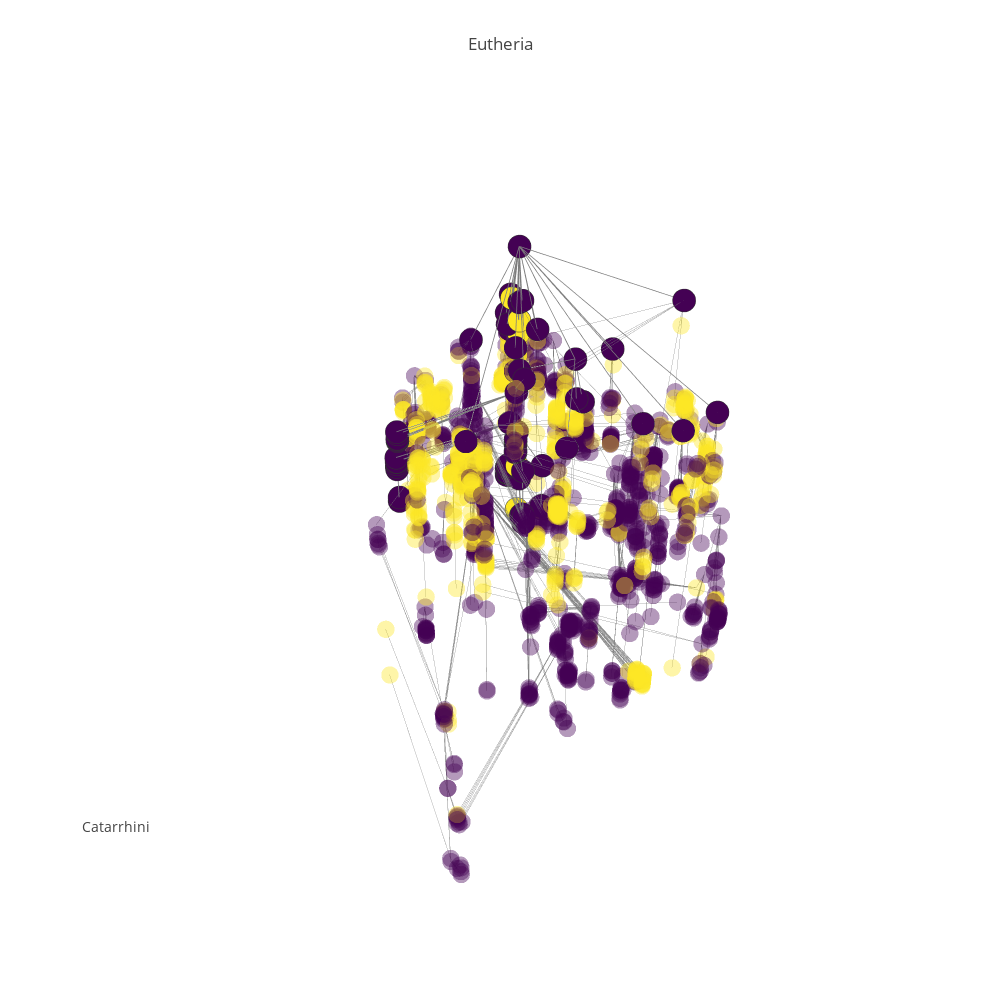

The code cell stored with this chart in its notebook:
### Code cell
#pgp.plot_data
pgp.render_plot()
#pgp.render_plot(publish=True, filename="Mammals")

### Figure 1 — Plotly figure (JSON) as saved in the notebook; plotly's stock layout.template omitted (floating-point values rounded to 4 significant figures; data arrays with more than 128 entries replaced by an {"elided": "..."} marker saying what was removed)
{"data": [{"hoverinfo": "none", "line": {"color": "rgb(125,125,125)", "width": 1}, "mode": "lines", "opacity": 0.6, "type": "scatter3d", "uid": "c2693602-c604-11e8-b07d-f45c89a09993", "x": {"elided": "5007 float values"}, "y": {"elided": "5007 float values"}, "z": {"elided": "5007 float values"}}, {"hoverinfo": "none", "line": {"color": "rgb(125,125,125)", "width": 1.5}, "mode": "lines", "opacity": 1, "type": "scatter3d", "uid": "c26937c6-c604-11e8-8256-f45c89a09993", "x": {"elided": "234 float values"}, "y": {"elided": "234 float values"}, "z": {"elided": "234 float values"}}, {"hoverinfo": "skip", "marker": {"color": {"elided": "1669 int values"}, "colorscale": "Viridis", "opacity": 0.4, "size": 6, "symbol": "circle"}, "mode": "markers", "name": "actors", "type": "scatter3d", "uid": "c26938d2-c604-11e8-8119-f45c89a09993", "x": {"elided": "1669 float values"}, "y": {"elided": "1669 float values"}, "z": {"elided": "1669 float values"}}, {"hoverinfo": "text", "marker": {"color": [0, 0, 0, 0, 0, 0, 0, 0, 0, 0, 0, 0, 0, 0, 0, 0, 0, 0, 0, 0, 0, 0, 0, 0, 0, 0, 0, 0, 0, 0, 0, 0, 0, 2, 2, 0, 0, 2, 2, 2, 2, 0, 0, 0, 0, 0, 0, 0, 0, 0, 0, 0, 0, 0, 0, 0, 0, 0, 0, 0, 0, 0, 0, 0, 0, 0, 2, 0, 2, 0, 0, 0, 0, 0, 0, 2, 2, 0], "colorscale": "Viridis", "line": {"color": "rgb(50,50,50)", "width": 0.5}, "size": 8, "symbol": "circle"}, "mode": "markers", "name": "actors", "text": ["<a href=\"https://en.wikipedia.org/wiki/Eutheria\">Eutheria (161.0 MYA)</a>", "<a href=\"https://en.wikipedia.org/wiki/Edentata\">Edentata (59.0 MYA)</a>", "<a href=\"https://en.wikipedia.org/wiki/Pholidota\">Pholidota (66.0 MYA)</a>", "<a href=\"https://en.wikipedia.org/wiki/Glires\">Glires (66.0 MYA)</a>", "<a href=\"https://en.wikipedia.org/wiki/Lagomorpha\">Lagomorpha (55.0 MYA)</a>", "<a href=\"https://en.wikipedia.org/wiki/Rodentia\">Rodentia (55.0 MYA)</a>", "<a href=\"https://en.wikipedia.org/wiki/Macroscelididae\">Macroscelididae (80.5 MYA)</a>", "<a href=\"https://en.wikipedia.org/wiki/Primates\">Primates (55.0 MYA)</a>", "<a href=\"https://en.wikipedia.org/wiki/Platyrrhini\">Platyrrhini (31.0 MYA)</a>", "<a href=\"https://en.wikipedia.org/wiki/Catarrhini\">Catarrhini (46.75 MYA)</a>", "<a href=\"https://en.wikipedia.org/wiki/Cercopithecidae\">Cercopithecidae (35.0 MYA)</a>", "<a href=\"https://en.wikipedia.org/wiki/Macaca\">Macaca (17.5 MYA)</a>", "<a href=\"https://en.wikipedia.org/wiki/Cercocebus\">Cercocebus (17.5 MYA)</a>", "<a href=\"https://en.wikipedia.org/wiki/Mandrillus\">Mandrillus (17.5 MYA)</a>", "<a href=\"https://en.wikipedia.org/wiki/Papio\">Papio (17.5 MYA)</a>", "<a href=\"https://en.wikipedia.org/wiki/Theropithecus\">Theropithecus (17.5 MYA)</a>", "<a href=\"https://en.wikipedia.org/wiki/Cercopithecus\">Cercopithecus (17.5 MYA)</a>", "<a href=\"https://en.wikipedia.org/wiki/Erythrocebus\">Erythrocebus (17.5 MYA)</a>", "<a href=\"https://en.wikipedia.org/wiki/Miopithecus\">Miopithecus (17.5 MYA)</a>", "<a href=\"https://en.wikipedia.org/wiki/Allenopithecus\">Allenopithecus (17.5 MYA)</a>", "<a href=\"https://en.wikipedia.org/wiki/Collobus\">Collobus (17.5 MYA)</a>", "<a href=\"https://en.wikipedia.org/wiki/Procolobus\">Procolobus (17.5 MYA)</a>", "<a href=\"https://en.wikipedia.org/wiki/Pygathrix\">Pygathrix (17.5 MYA)</a>", "<a href=\"https://en.wikipedia.org/wiki/Simias\">Simias (17.5 MYA)</a>", "<a href=\"https://en.wikipedia.org/wiki/Nasalis\">Nasalis (17.5 MYA)</a>", "<a href=\"https://en.wikipedia.org/wiki/Presbytis\">Presbytis (17.5 MYA)</a>", "<a href=\"https://en.wikipedia.org/wiki/Hominidae\">Hominidae (23.375 MYA)</a>", "<a href=\"https://en.wikipedia.org/wiki/Pongo\">Pongo (11.6875 MYA)</a>", "<a href=\"https://en.wikipedia.org/wiki/Pongo abelii\">Pongo abelii (5.84375 MYA)</a>", "<a href=\"https://en.wikipedia.org/wiki/Pongo pygmaeus\">Pongo pygmaeus (5.84375 MYA)</a>", "<a href=\"https://en.wikipedia.org/wiki/Pan\">Pan (11.6875 MYA)</a>", "<a href=\"https://en.wikipedia.org/wiki/Pan paniscus\">Pan paniscus (5.84375 MYA)</a>", "<a href=\"https://en.wikipedia.org/wiki/Pan troglodytes\">Pan troglodytes (5.84375 MYA)</a>", "<a href=\"https://en.wikipedia.org/wiki/Ardipithecus\">Ardipithecus (6.0 MYA)</a>", "<a href=\"https://en.wikipedia.org/wiki/Australopithecus\">Australopithecus (11.6875 MYA)</a>", "<a href=\"https://en.wikipedia.org/wiki/Homo\">Homo (11.6875 MYA)</a>", "<a href=\"https://en.wikipedia.org/wiki/Homo sapiens\">Homo sapiens (5.84375 MYA)</a>", "<a href=\"https://en.wikipedia.org/wiki/Homo erectus\">Homo erectus (5.84375 MYA)</a>", "<a href=\"https://en.wikipedia.org/wiki/Homo ergaster\">Homo ergaster (5.84375 MYA)</a>", "<a href=\"https://en.wikipedia.org/wiki/Homo rudolfensis\">Homo rudolfensis (5.84375 MYA)</a>", "<a href=\"https://en.wikipedia.org/wiki/Homo habilis\">Homo habilis (5.84375 MYA)</a>", "<a href=\"https://en.wikipedia.org/wiki/Gorilla\">Gorilla (11.6875 MYA)</a>", "<a href=\"https://en.wikipedia.org/wiki/Gorilla beringei\">Gorilla beringei (5.84375 MYA)</a>", "<a href=\"https://en.wikipedia.org/wiki/Gorilla gorilla\">Gorilla gorilla (5.84375 MYA)</a>", "<a href=\"https://en.wikipedia.org/wiki/Hylobatidae\">Hylobatidae (23.375 MYA)</a>", "<a href=\"https://en.wikipedia.org/wiki/Hylobates\">Hylobates (11.6875 MYA)</a>", "<a href=\"https://en.wikipedia.org/wiki/Hylobates agilis\">Hylobates agilis (11.6875 MYA)</a>", "<a href=\"https://en.wikipedia.org/wiki/Hylobates lar\">Hylobates lar (11.6875 MYA)</a>", "<a href=\"https://en.wikipedia.org/wiki/Hylobates muelleri\">Hylobates muelleri (11.6875 MYA)</a>", "<a href=\"https://en.wikipedia.org/wiki/Hylobates moloch\">Hylobates moloch (11.6875 MYA)</a>", "<a href=\"https://en.wikipedia.org/wiki/Hylobates pileatus\">Hylobates pileatus (11.6875 MYA)</a>", "<a href=\"https://en.wikipedia.org/wiki/Hylobates klossii\">Hylobates klossii (11.6875 MYA)</a>", "<a href=\"https://en.wikipedia.org/wiki/Bunopithecus hoolock\">Bunopithecus hoolock (11.6875 MYA)</a>", "<a href=\"https://en.wikipedia.org/wiki/Symphalangus syndactylus\">Symphalangus syndactylus (11.6875 MYA)</a>", "<a href=\"https://en.wikipedia.org/wiki/Nomascus\">Nomascus (11.6875 MYA)</a>", "<a href=\"https://en.wikipedia.org/wiki/Nomascus gabriellae\">Nomascus gabriellae (11.6875 MYA)</a>", "<a href=\"https://en.wikipedia.org/wiki/Nomascus hainanus\">Nomascus hainanus (11.6875 MYA)</a>", "<a href=\"https://en.wikipedia.org/wiki/Nomascus leucogenys\">Nomascus leucogenys (11.6875 MYA)</a>", "<a href=\"https://en.wikipedia.org/wiki/Nomascus siki\">Nomascus siki (11.6875 MYA)</a>", "<a href=\"https://en.wikipedia.org/wiki/Nomascus concolor\">Nomascus concolor (11.6875 MYA)</a>", "<a href=\"https://en.wikipedia.org/wiki/Tarsius\">Tarsius (27.5 MYA)</a>", "<a href=\"https://en.wikipedia.org/wiki/Strepsirrhini\">Strepsirrhini (35.0 MYA)</a>", "<a href=\"https://en.wikipedia.org/wiki/Scandentia\">Scandentia (45.0 MYA)</a>", "<a href=\"https://en.wikipedia.org/wiki/Chiroptera\">Chiroptera (55.0 MYA)</a>", "<a href=\"https://en.wikipedia.org/wiki/Dermoptera\">Dermoptera (80.5 MYA)</a>", "<a href=\"https://en.wikipedia.org/wiki/Insectivora\">Insectivora (80.5 MYA)</a>", "<a href=\"https://en.wikipedia.org/wiki/Creodonta\">Creodonta (63.0 MYA)</a>", "<a href=\"https://en.wikipedia.org/wiki/Carnivora\">Carnivora (42.0 MYA)</a>", "<a href=\"https://en.wikipedia.org/wiki/Condylarthra\">Condylarthra (80.5 MYA)</a>", "<a href=\"https://en.wikipedia.org/wiki/Artiodactyla\">Artiodactyla (129.0 MYA)</a>", "<a href=\"https://en.wikipedia.org/wiki/Cetacea\">Cetacea (53.0 MYA)</a>", "<a href=\"https://en.wikipedia.org/wiki/Tubulidentata\">Tubulidentata (80.5 MYA)</a>", "<a href=\"https://en.wikipedia.org/wiki/Perissodactyla\">Perissodactyla (56.0 MYA)</a>", "<a href=\"https://en.wikipedia.org/wiki/Hyracoidea\">Hyracoidea (55.0 MYA)</a>", "<a href=\"https://en.wikipedia.org/wiki/Sirenia\">Sirenia (80.5 MYA)</a>", "<a href=\"https://en.wikipedia.org/wiki/Desmostylia\">Desmostylia (30.0 MYA)</a>", "<a href=\"https://en.wikipedia.org/wiki/Embrythopoda\">Embrythopoda (56.0 MYA)</a>", "<a href=\"https://en.wikipedia.org/wiki/Proboscidea\">Proboscidea (60.0 MYA)</a>"], "type": "scatter3d", "uid": "c26939b8-c604-11e8-8c9f-f45c89a09993", "x": [-8.336, -7.134, 6.423, -8.115, -8.215, 0.2313, 5.658, -8.091, -8.474, 0.4443, 1.02, 12.32, 1.116, 1.109, 1.115, 1.128, 12.32, 1.122, 12.32, 1.118, 12.18, 12.32, 12.32, 1.127, 1.124, 1.112, 1.008, 1.217, 1.34, 1.395, 12.6, 12.69, 12.73, 1.119, 1.121, -2.334, -2.346, -2.35, -2.346, -2.345, -2.346, 1.387, 1.451, 1.475, 1.682, 12.76, 1.965, 1.962, 1.881, 1.882, 1.882, 12.76, 12.76, 1.83, 12.77, 12.78, 1.818, 12.76, 1.82, 12.76, -9.576, 5.298, -15.22, 1.811, -8.136, -8.369, -8.376, -16.18, -8.315, -13.05, -8.75, -9.096, -3.897, -9.17, 25.82, -8.375, -8.368, -7.33], "y": [-11.32, -12.2, -0.5161, -13.03, -12.58, -12.59, 17.79, -2.795, -2.579, -5.189, -5.226, -15.66, -5.194, -5.185, -5.199, -5.174, -15.66, -5.195, -15.66, -5.18, -15.66, -15.66, -15.66, -5.177, -5.186, -5.19, -5.06, -4.517, -4.092, -3.881, -15.67, -15.67, -15.67, -4.927, -4.922, -3.382, -3.375, -3.373, -3.376, -3.376, -3.376, -3.863, -3.65, -3.567, -5.734, -15.68, -5.958, -5.949, -5.875, -5.876, -5.876, -15.68, -15.68, -5.825, -15.67, -15.72, -5.814, -15.68, -5.817, -15.68, -2.291, 4.605, -1.852, 11.63, -10.66, -11.29, -11.26, -13.67, -12.37, 7.576, 14.79, -13.12, -8.733, -13.23, 5.739, -11.76, -11.33, -7.82], "z": [5.091, 4.076, 4.204, 4.176, 3.959, 4.046, 4.397, 3.943, 3.393, 3.942, 3.663, 2.884, 2.98, 2.818, 3.006, 2.978, 2.89, 2.827, 2.854, 3.014, 2.95, 2.869, 2.988, 2.842, 2.935, 2.936, 3.123, 2.464, 1.922, 1.955, 2.571, 2.001, 1.945, 1.965, 2.633, 2.588, 1.967, 1.921, 1.93, 1.959, 1.965, 2.617, 1.834, 1.924, 3.239, 2.442, 2.579, 2.471, 2.606, 2.499, 2.513, 2.62, 2.621, 2.624, 2.522, 2.479, 2.467, 2.559, 2.5, 2.553, 3.33, 3.519, 3.917, 4.055, 4.423, 4.372, 4.131, 3.706, 4.391, 4.944, 3.995, 4.398, 3.976, 4.032, 4.377, 3.396, 3.96, 4.165]}], "layout": {"annotations": [{"font": {"size": 14}, "showarrow": false, "text": "Catarrhini", "x": 0, "xanchor": "left", "xref": "paper", "y": 0.1, "yanchor": "bottom", "yref": "paper"}], "dragmode": "orbit", "height": 1000, "hovermode": "closest", "margin": {"t": 100}, "scene": {"xaxis": {"showbackground": false, "showgrid": false, "showline": false, "showticklabels": false, "title": "", "zeroline": false}, "yaxis": {"showbackground": false, "showgrid": false, "showline": false, "showticklabels": false, "title": "", "zeroline": false}, "zaxis": {"showbackground": false, "showgrid": false, "showline": false, "showticklabels": false, "title": "", "zeroline": false}}, "showlegend": false, "title": "Eutheria", "width": 1000}}
